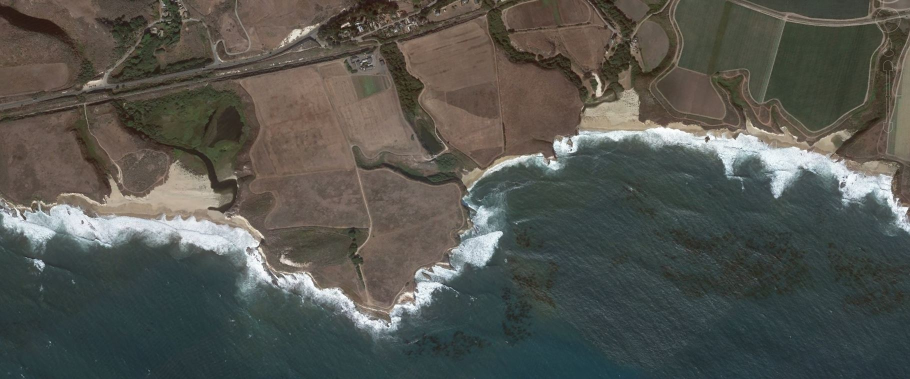
#> input picture datasets/Geology/coastline 1.JPG, 1820 x 758 px (shown at 1/2 size)
$ python hough_transform.py
#> lines starting #> are read from the running program, lines starting #| are printed output that depends on the picture; after the words box and inside, x2 and y2 are one past the last pixel; in counts of white or black regions, pixels touching at a corner belong together
"""Hough transform line and circle detection for the CS136 term project.

Scans every image under the three dataset theme folders (on disk: MarineBiology,
Geology, Anthropology). Output PNGs are generated per image at runtime in this
module's output_images/ directory (hough_circles_*, hough_lines_*); nothing is
hardcoded to a fixed count.
"""

import os

import cv2
import numpy as np

_ROOT = os.path.abspath(os.path.join(os.path.dirname(__file__), "..", ".."))

_DATASET_SUBDIRS = ("MarineBiology", "Geology", "Anthropology")


def _is_image_filename(name: str) -> bool:
    lower = name.lower()
    return lower.endswith((".jpg", ".jpeg", ".png"))


def discover_all_dataset_images():
    """Walk each dataset subfolder with os.listdir; yield (rel_key, filename, BGR image)."""
    for sub in _DATASET_SUBDIRS:
        folder = os.path.join(_ROOT, "datasets", sub)
        if not os.path.isdir(folder):
            continue
        for fname in sorted(os.listdir(folder)):
            if not _is_image_filename(fname):
                continue
            path = os.path.join(folder, fname)
            if not os.path.isfile(path):
                continue
            bgr = cv2.imread(path, cv2.IMREAD_COLOR)
            if bgr is None:
                continue
            yield f"{sub}/{fname}", fname, bgr


def _resize_for_hough(bgr: np.ndarray, max_side: int = 800):
    """Downscale large images so Hough runs in reasonable time; return (bgr_small, sx, sy)."""
    h, w = bgr.shape[:2]
    m = max(h, w)
    if m <= max_side:
        return bgr.copy(), 1.0, 1.0
    scale = max_side / float(m)
    nw, nh = int(round(w * scale)), int(round(h * scale))
    small = cv2.resize(bgr, (nw, nh), interpolation=cv2.INTER_AREA)
    sx, sy = w / float(nw), h / float(nh)
    return small, sx, sy


def main() -> None:
    out_dir = os.path.join(os.path.dirname(os.path.abspath(__file__)), "output_images")
    os.makedirs(out_dir, exist_ok=True)

    images = list(discover_all_dataset_images())
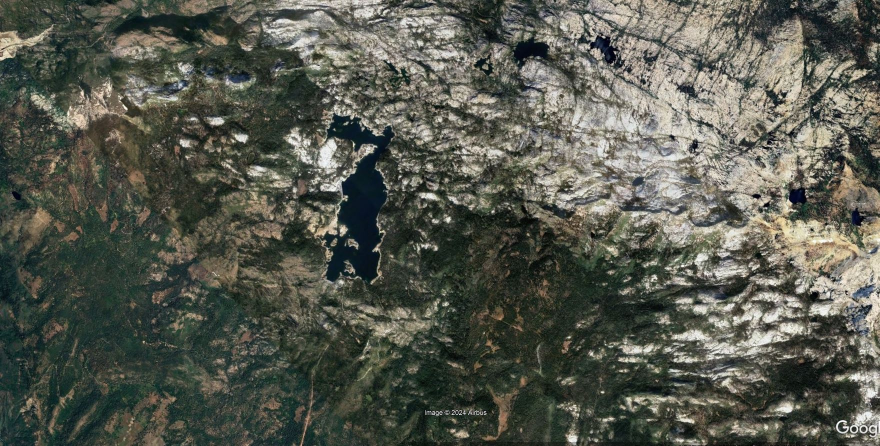
#> input picture datasets/Geology/tahoe.JPG, 1759 x 892 px (shown at 1/2 size)
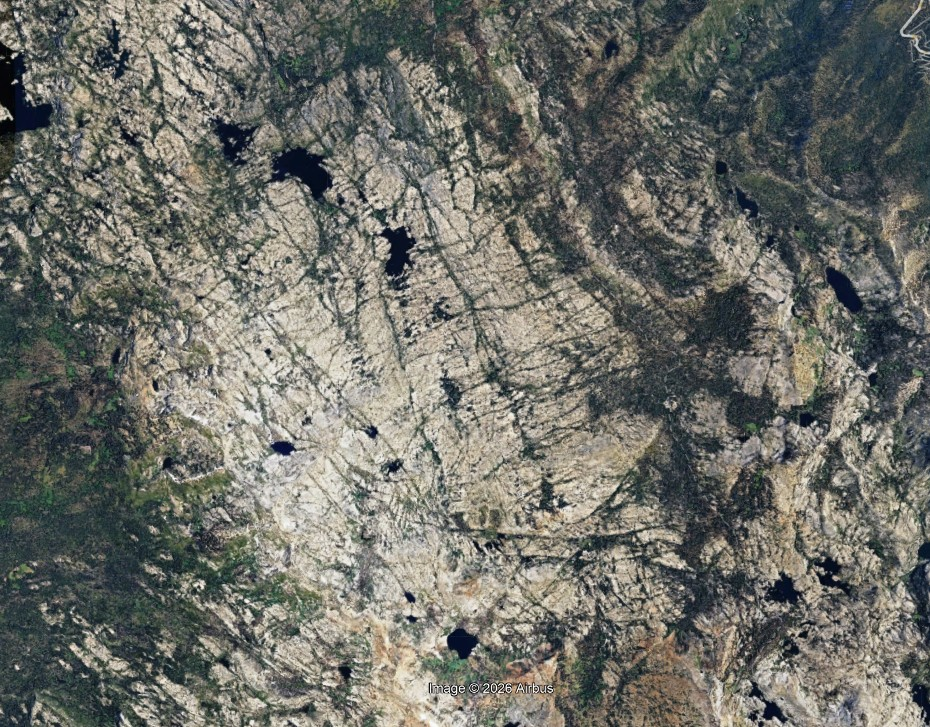
#> input picture datasets/Anthropology/DW.jpg, 930 x 727 px
#> images = 3 items
    if not images:
        print("No images found under datasets/. Expected MarineBiology, Geology, Anthropology.")
        return

    for rel_key, filename, bgr in images:
        small_bgr, sx, sy = _resize_for_hough(bgr, max_side=800)
        blurred = cv2.GaussianBlur(small_bgr, (9, 9), 0)
        gray = cv2.cvtColor(blurred, cv2.COLOR_BGR2GRAY)

        h, w = gray.shape[:2]
        min_r = max(5, int(0.01 * min(h, w)))
        max_r = int(0.35 * min(h, w))

        circles = cv2.HoughCircles(
            gray,
            cv2.HOUGH_GRADIENT,
            dp=1.5,
            minDist=max(min_r * 2, 20),
            param1=80,
            param2=28,
            minRadius=min_r,
            maxRadius=max_r,
        )

        edges = cv2.Canny(gray, 50, 150)
        lines = cv2.HoughLinesP(
            edges,
            rho=1,
            theta=np.pi / 180,
            threshold=max(30, int(0.12 * min(h, w))),
            minLineLength=int(0.04 * min(h, w)),
            maxLineGap=12,
        )

        sub, _sep, base_name = rel_key.partition("/")
        base, _ = os.path.splitext(base_name)
        stem = f"{sub}_{base}"

        circles_img = bgr.copy()
        n_circles = 0
        if circles is not None:
            circles_int = np.around(circles[0, :]).astype(np.float32)
            n_circles = len(circles_int)
            for (cx, cy, r) in circles_int:
                fx = int(round(cx * sx))
                fy = int(round(cy * sy))
                fr = int(round(r * (sx + sy) / 2.0))
                cv2.circle(circles_img, (fx, fy), max(fr, 1), (0, 255, 0), 2)

        lines_img = bgr.copy()
        n_lines = 0
        if lines is not None:
            n_lines = len(lines)
            for line in lines:
                x1, y1, x2, y2 = line[0]
                cv2.line(
                    lines_img,
                    (int(round(x1 * sx)), int(round(y1 * sy))),
                    (int(round(x2 * sx)), int(round(y2 * sy))),
                    (0, 0, 255),
                    2,
                )

        cv2.imwrite(os.path.join(out_dir, f"hough_circles_{stem}.png"), circles_img)
        cv2.imwrite(os.path.join(out_dir, f"hough_lines_{stem}.png"), lines_img)

        print(f"{rel_key}: detected {n_circles} circles, {n_lines} line segments.")
#> this loop made 3 passes
#> (rel_key, filename, h, m in _resize_for_hough, scale in _resize_for_hough, nh in _resize_for_hough, sx, sy) on passes 1 to 3: ('Geology/coastline 1.JPG', 'coastline 1.JPG', 333, 1820, 0.44, 333, 2.27, 2.28), ('Geology/tahoe.JPG', 'tahoe.JPG', 406, 1759, 0.455, 406, 2.2, 2.2), ('Anthropology/DW.jpg', 'DW.jpg', 625, 930, 0.86, 625, 1.16, 1.16)
#| Geology/coastline 1.JPG: detected 209 circles, 97 line segments.
#| Geology/tahoe.JPG: detected 506 circles, 1165 line segments.
#| Anthropology/DW.jpg: detected 821 circles, 1421 line segments.
#> pass 1, in main, `edges = cv2.Canny(gray, 50, 150)`:
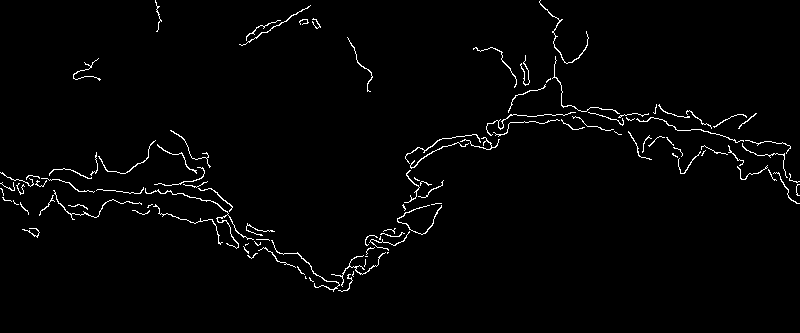
#> edges: shape (333, 800); 1.9% white in thin lines or dots, all inside (x1, y1, x2, y2) = (0, 0, 800, 292)
#> after the loop:
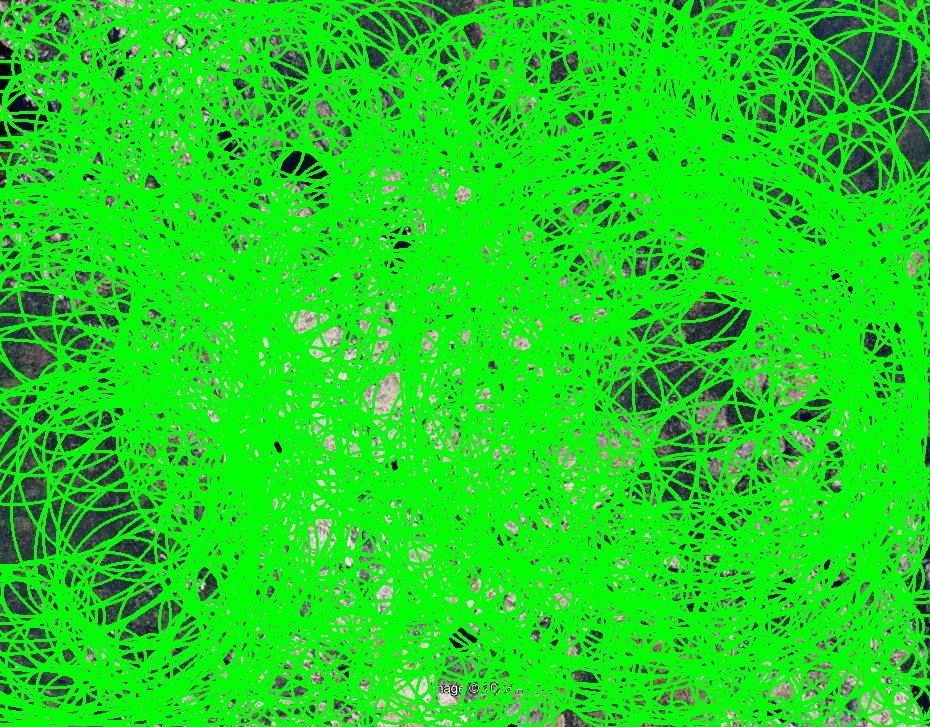
#> circles_img: shape (727, 930, 3); mean B, G, R 26, 213.2, 26.5
#> after the loop:
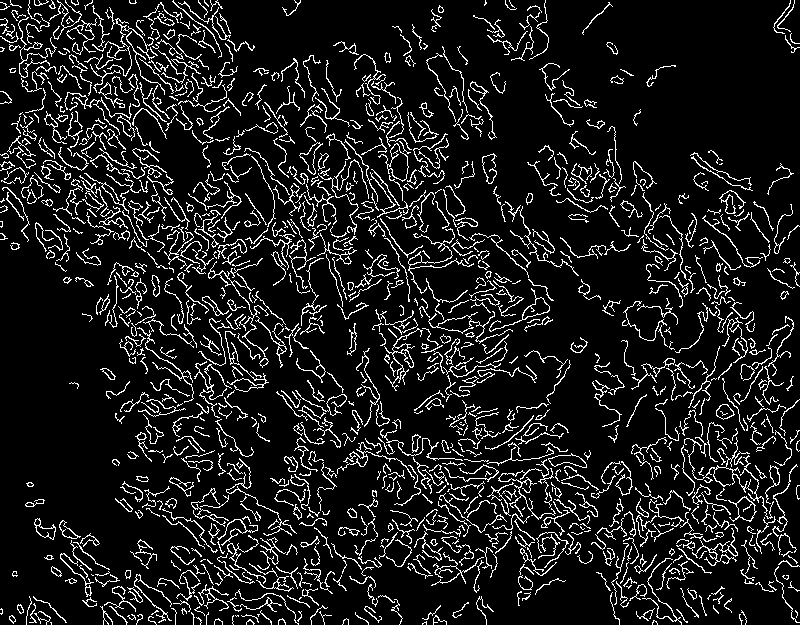
#> edges: shape (625, 800); 10.8% white in thin lines or dots
#> after the loop:
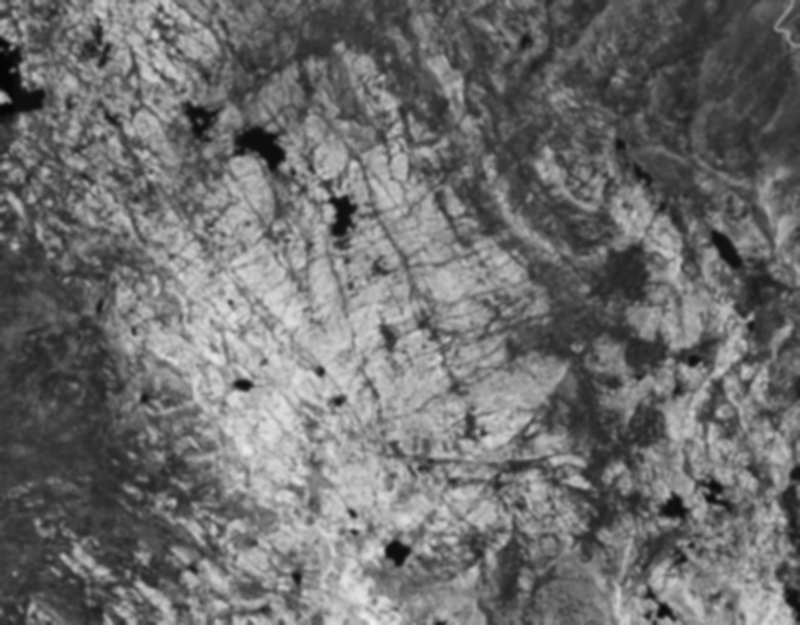
#> gray: shape (625, 800); min 5, max 242, mean 109.8
#> after the loop:
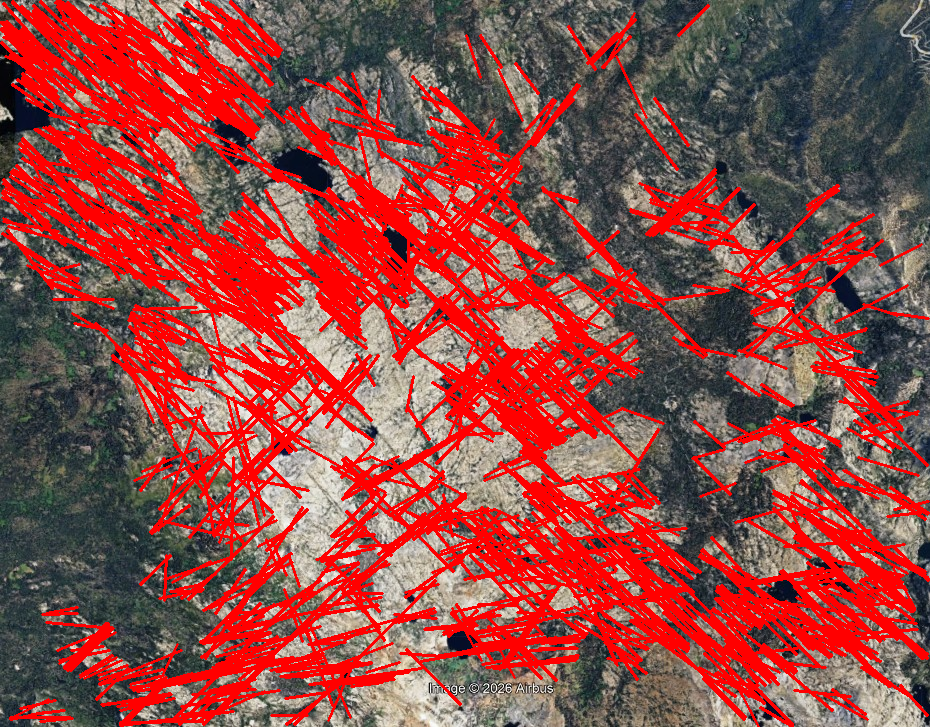
#> lines_img: shape (727, 930, 3); mean B, G, R 68.9, 72.9, 149


if __name__ == "__main__":
    main()
